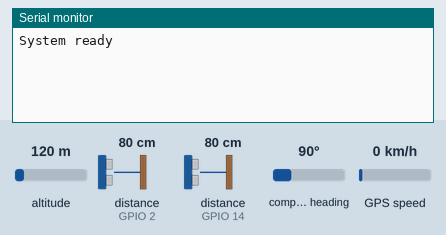
This sketch was run on a simulated ESP8266 (NodeMCU). Parts: the last lines printed to the serial monitor. Wiring (inferred from the names in the program): 2 × ultrasonic range finder: trigger GPIO 0, echo GPIO 2 / trigger GPIO 12, echo GPIO 14. The inputs (shaded band) are chosen by the test bench; at power-on: distance to the obstacle (sensors on GPIO 2, GPIO 14) 80 cm, altitude 120 m, compass heading 90°, GPS speed 0 km/h. The echo pulse lasts 58.3 µs per cm; WiFi joins after 1.5 s; servers stay silent unless stated; the GPS gets a fix after 3 s at 37.7749, -122.4194 with 8 satellites.

Above: at 3.0 s.
3.1 s: distance to the obstacle (sensor on GPIO 2) set to 9 cm
At 4.8 s:
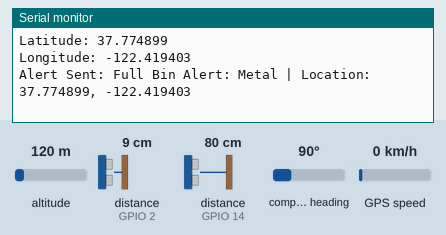
5.3 s: distance to the obstacle (sensor on GPIO 14) set to 2 cm
At 6.2 s:
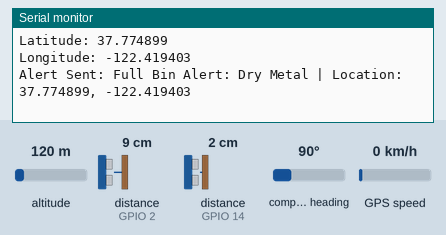
9.3 s: distance to the obstacle (sensor on GPIO 2) set to 2 cm
At 10.4 s:
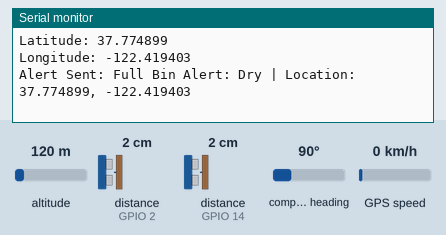
13.3 s: distance to the obstacle (sensor on GPIO 14) set to 4 cm
Timing chart, 0 to 15.8 s (numbered marks = the images above; inputs shaded):
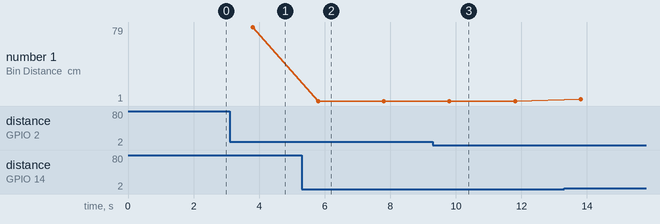

Measured:
- after the input at 3.1 s, the serial monitor: prints a new line after 0.71 s (image 1)
- after the input at 5.3 s, the serial monitor: prints a new line after 0.51 s (image 2)
- after the input at 9.3 s, the serial monitor: prints a new line after 0.51 s (image 3)
- plotted number 1: 79 → 1 after the input at 5.3 s, 1 → 3 after the input at 13.3 s

The sketch:

nodemcu.ino
```cpp
#define BLYNK_TEMPLATE_ID "TMPL3JbtwuVjf"

#define BLYNK_TEMPLATE_NAME "ENVIRO GUARD MONITOR"

#define BLYNK_AUTH_TOKEN "YOUR TOKEN"

#define BLYNK_PRINT Serial

#include <ESP8266WiFi.h>

#include <BlynkSimpleEsp8266.h>

#include <SoftwareSerial.h>

#include <TinyGPS++.h>

char auth[] = BLYNK_AUTH_TOKEN;

char ssid[] = "YOUR WIFI NAME"; // Replace with your WiFi name
char pass[] = "YOUR PASSWORD"; // Replace with your WiFi password

// Pins for Dry Waste

const int trigDry = 12;

const int echoDry = 14;

// Wet Waste

//const int trigWet = 15;

//const int echoWet = 13;

// Metal Waste

const int trigMetal = 0;

const int echoMetal = 2;

#define GPS_RX 13

#define GPS_TX 15

#define GPS_BAUD 9600

//define sound velocity in cm/uS

#define SOUND_VELOCITY 0.034

#define CM_TO_INCH 0.393701

#define BIN_HEIGHT 15.0 // in cm

#define FULL_THRESHOLD 5.0

long durationDry, durationMetal;

float distanceDry, distanceMetal;

//float distanceInch;

TinyGPSPlus gps;

SoftwareSerial gpsSerial(GPS_RX, GPS_TX); // GPS TX → D7 (RX)

BlynkTimer timer;

float latitude, longitude;

void setup() {
  Serial.begin(115200);

Blynk.begin(auth, ssid, pass);

// Call sendSensor() every 2 seconds

timer.setInterval(2000L, sendData);

pinMode(trigDry, OUTPUT);

pinMode(echoDry, INPUT);

//pinMode(trigWet, OUTPUT);

//pinMode(echoWet, INPUT);

gpsSerial.begin(GPS_BAUD);

Serial.println("System ready");

pinMode(trigMetal, OUTPUT);

pinMode(echoMetal, INPUT);

}

int getDistance(int trigPin, int echoPin) {

digitalWrite(trigPin, LOW);

delayMicroseconds(2);

digitalWrite(trigPin, HIGH);

delayMicroseconds(10);

digitalWrite(trigPin, LOW);

long duration = pulseIn(echoPin, HIGH);

return duration * SOUND_VELOCITY / 2;

}

void sendData() {

distanceDry = getDistance(trigDry, echoDry);

distanceMetal = getDistance(trigMetal, echoMetal);

Blynk.virtualWrite(V2, distanceDry);
Blynk.virtualWrite(V3, distanceMetal);

Serial.print("Dry Bin Distance (cm): ");

Serial.println(distanceDry);

Serial.print("Metal Bin Distance (cm): ");

Serial.println(distanceMetal);

// --- GPS LOCATION ---

while (gpsSerial.available()) {

gps.encode(gpsSerial.read());

}

if (gps.location.isValid()) {

latitude = gps.location.lat();

longitude = gps.location.lng();

} else {

latitude = 8.549058;

longitude = 76.938528;

Serial.println("Using hardcoded coordinates...");

}

Blynk.virtualWrite(V0, String(latitude, 6)); // Latitude

Blynk.virtualWrite(V1, String(longitude, 6)); // Longitude

Serial.print("Latitude: ");

Serial.println(latitude, 6);

Serial.print("Longitude: ");

Serial.println(longitude, 6);

// Alert logic

bool dryFull = distanceDry <= 8;

bool metalFull = (distanceMetal > 5.0 && distanceMetal < 14.0);
if (dryFull || metalFull) {

String alertMsg = "Full Bin Alert: ";

if (dryFull) alertMsg += "Dry ";

if (metalFull) alertMsg += "Metal ";

// Append location info

alertMsg += "| Location: ";

alertMsg += String(latitude, 6);

alertMsg += ", ";

alertMsg += String(longitude, 6);

//Blynk.logEvent("alert", alertMsg);

Serial.println("Alert Sent: " + alertMsg);

}

Serial.println(" ");

}

void loop() {

Blynk.run();

timer.run();

}
```
